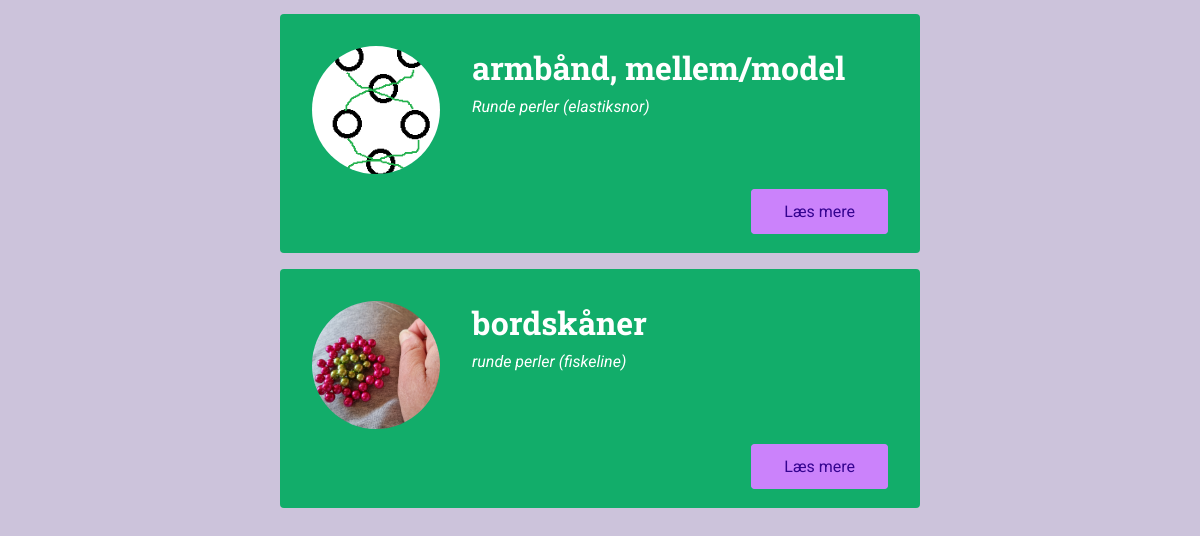
/meetups/ (lower part), run on an earlier commit of the app's database.
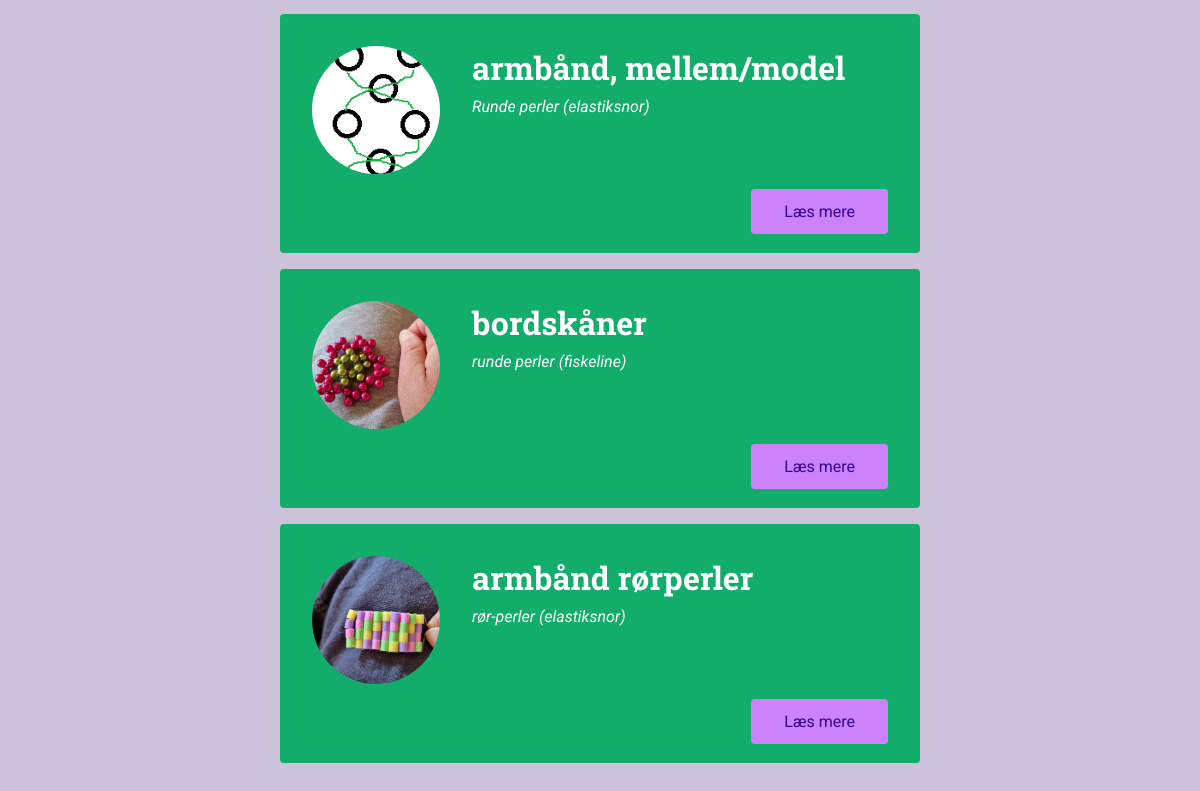
And on a later commit of the database.
### meetups/models.py (models this page shows, shortened)
class Meetup(models.Model):
    title = models.CharField(max_length=60)
    organizer_email = models.EmailField()
    date = models.DateField()
    slug = models.SlugField(unique=True)
    description =models.TextField()
    image = models.ImageField(upload_to='images')
    location = models.ForeignKey(Location, on_delete=models.CASCADE)
    participants = models.ManyToManyField(Participant, blank=True)
    materialer = models.TextField()
    alder = models.TextField()

class Location(models.Model):
    name = models.CharField(max_length=200)
    address = models.CharField(max_length=300)
    def __str__(self):
        return f'{self.name} ({self.address})'

### meetups/views.py (the view)
# urls.py: path('', views.index, name='all-meetups'),
def index(request):
    meetups = Meetup.objects.all()
    return render(request, 'meetups/index.html', {
        'meetups': meetups
    })

### meetups/templates/meetups/index.html (shortened to what this page needs)
{% extends 'meetups/base/base.html' %}
{% load static %}
{% block site_css %}
    <link rel="stylesheet" href="{% static 'meetups/styles/all-meetups.css' %}">
{% endblock %}
{% block body %}
<section>
        <ol>
            {% for meetup_item in meetups %}
               {% include 'meetups/includes/meetup-item.html' with title=meetup_item.title image=meetup_item.image.url location='perler' slug=meetup_item.slug %}
            {% endfor %}
        </ol>
</section>
{% endblock %}

### meetups/templates/meetups/base/base.html (shortened to what this page needs)
{% load static %}
<!DOCTYPE html>
<html lang="en">
<head>
    <link rel="stylesheet" href="{% static 'meetups/styles/base.css' %}">
    <link rel="stylesheet" href="{% static 'meetups/styles/all-meetups.css' %}">
    {% block site_css %}{% endblock %}
</head>
<body>
    <main>
        {% block body %}{% endblock %}
    </main>
</body>
</html>

### meetups/templates/meetups/includes/meetup-item.html
<li class="meetup-item">
    <article>
        <div class="meetup-summary">
            <div class="meetup-image">
                <img src="{{ image }}" alt="{{ title }}">
            </div>
            <div class="meetup-details">
                <h3>{{ meetup_item.title }}</h3>
                <address>{{ meetup_item.location }}</address>
            </div>
        </div>
        <div class="meetup-actions">
            <a href="{% url 'meetup-detail' slug %}" class="btn">Læs mere</a>
        </div>
    </article>
</li>

### meetups/static/meetups/styles/base.css (style rules this page uses)
* { box-sizing: border-box; }
body { font-family: 'Roboto', sans-serif; margin: 0; background-color: #ccc3db; color: #3e3e41; }
h1, h2, h3 { font-family: 'Roboto Slab', sans-serif; color: #222224; }
button, .btn { cursor: pointer; font: inherit; padding: 0.5rem 1.5rem; background-color: #10b151; border: 1px solid #159fa6; color: white; border-radius: 4px; text-decoration: none; }

### meetups/static/meetups/styles/all-meetups.css (style rules this page uses)
section { max-width: 40rem; margin: 3rem auto; }
ol { list-style: none; margin: 0; padding: 0; }
.meetup-item { margin: 1rem 0; background-color: #12ad6a; padding: 2rem; color: white; border-radius: 4px; }
.meetup-summary { display: flex; align-items: flex-start; }
.meetup-image { margin-right: 2rem; }
.meetup-image img { width: 8rem; height: 8rem; object-fit: cover; border-radius: 50%; }
.meetup-details h3 { color: inherit; margin-top: 0; margin-bottom: 0.5rem; font-size: 2rem; }
.meetup-details address { font-style: italic; }
.meetup-actions { margin-top: 1.5rem; text-align: right; }
.meetup-actions .btn { background-color: #cb82fb; border-color: #cb82fb; color: #350490; padding: 0.75rem 2rem; }

What changed in the data, as far as the page shows it:
added Meetup: shows a picture, title "armbånd rørperler", location "rør-perler (elastiksnor)"
